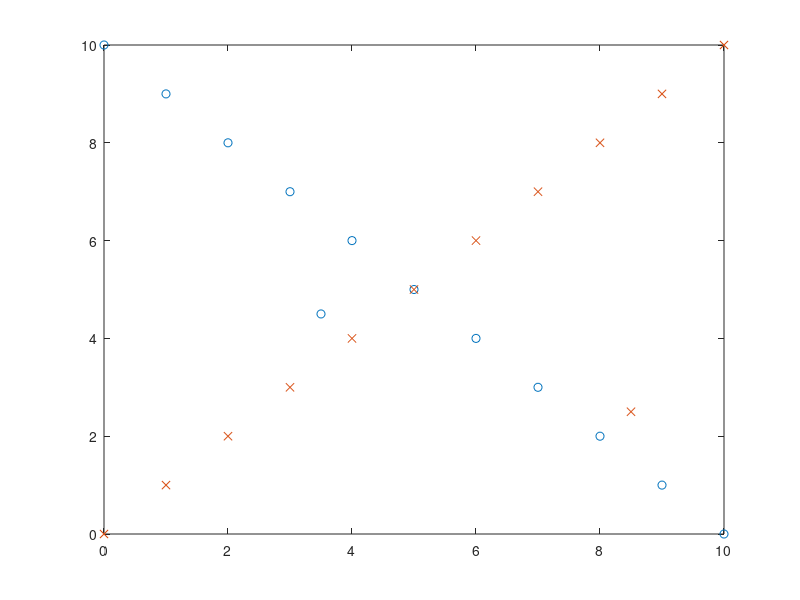

This chart was generated by the following MATLAB code:
A = [
 0 10;
 1 9;
 2 8;
 3 7;
 4 6;
 5 5;
 6 4;
 7 3;
 8 2;
 9 1;
 10 0;
];
A = [A; 3.5 4.5;]
%{
A = A+rand(11,2);
A = A-rand(11,2);
A(A<0) = 0;
%}
plot(A(:,1),A(:,2),'o');

B  = [
 0 0;
 1 1;
 2 2;
 3 3;
 4 4;
 5 5;
 6 6;
 7 7;
 8 8;
 9 9;
 10 10;  
];
B = [B;8.5 2.5];
%{
B = B+0.5*rand(11,2);
B = B-0.5*rand(11,2);
B(B<0) = 0;
%}
hold on 
plot(B(:,1),B(:,2),'x');

